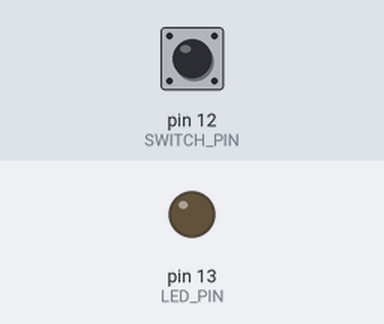
Recording of a sketch running on a simulated Arduino Uno, built with avr-gcc and run on an emulated ATmega328P. On the bench: output pins drawn as LEDs (lit = HIGH). Dashed ring = blinking. Inputs (shaded band) come from the test bench; at power-on: pin 12 (SWITCH_PIN) LOW.

Above: at 1.2 s.
1.3 s: pin 12 (SWITCH_PIN) pulled HIGH for 0.15 s
At 1.45 s:
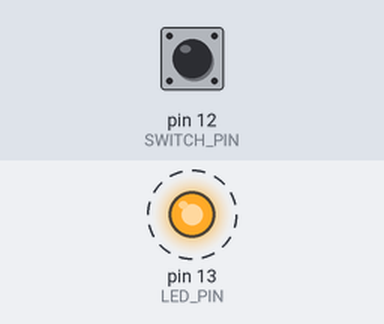
4.4 s: pin 12 (SWITCH_PIN) pulled HIGH for 1 s
At 5.6 s:
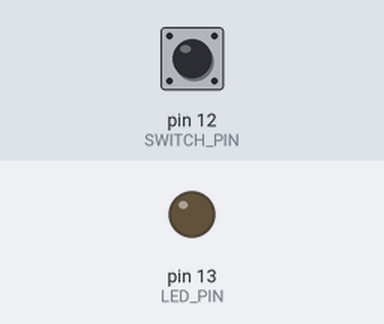
6.9 s: pin 12 (SWITCH_PIN) pulled HIGH for 3.2 s
At 7.0 s:
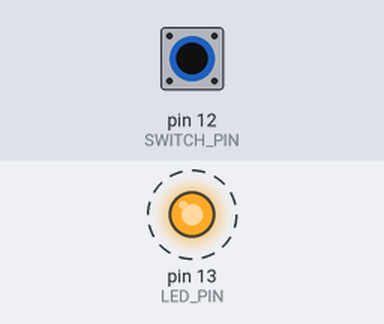
Timing chart, 0 to 11.4 s (numbered marks = the images above; inputs shaded):
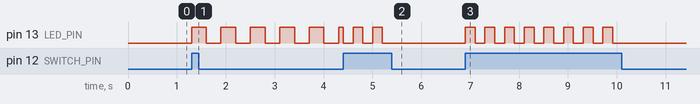

Measured:
- after the input at 1.3 s, pin 13 (LED_PIN): alternates HIGH for 0.30 s and LOW for 0.30 s, starting at once
- after the input at 4.4 s, pin 13 (LED_PIN): alternates HIGH for 0.20 s and LOW for 0.21 s, 5 changes in all, then stays LOW, starting at once
- after the input at 6.9 s, pin 13 (LED_PIN): alternates HIGH for 0.20 s and LOW for 0.20 s, 16 changes in all, then stays LOW, starting at once

The sketch:

SwitchLedBlinking.ino
```cpp
#define LED_PIN 13
#define SWITCH_PIN 12

#define DEBOUNCE_DELAY 200
unsigned long lastDebounceTime;
int ledBlinkStatus;

#define LED_BLINK_TIME 300
unsigned long lastUpdateLedTime;
int ledStatus = LOW;

void setup() {
  pinMode(LED_PIN, OUTPUT);
  pinMode(SWITCH_PIN, INPUT);
}
void updateLedBlinkStatus(){
  unsigned long currentTime = millis();
  if((currentTime - lastDebounceTime) > DEBOUNCE_DELAY){
    lastDebounceTime = currentTime;
    ledBlinkStatus = !ledBlinkStatus;
  }
}
void updateLed(){
  if(ledBlinkStatus){
    unsigned long currentTime = millis();
    if((currentTime - lastUpdateLedTime) > LED_BLINK_TIME){
      lastUpdateLedTime = currentTime;
      ledStatus = !ledStatus;
    }
  }
  else{
    ledStatus = LOW;
  }
  digitalWrite(LED_PIN, ledStatus);
}
void loop() {
  int switchStatus = digitalRead(SWITCH_PIN);
  if(switchStatus == HIGH){
    updateLedBlinkStatus();
  }
  updateLed();
}
```
